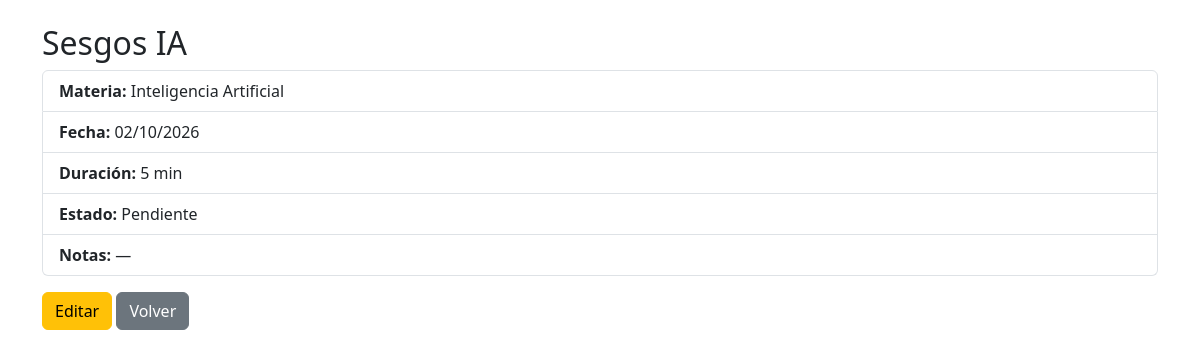
Screenshot of /3/ (signed in) with the database file from the repository.
### modulo/models.py (models this page shows, shortened)
class SesionEstudio(models.Model):
    usuario = models.ForeignKey(User, on_delete=models.CASCADE, related_name='sesiones')
    titulo = models.CharField(max_length=100)
    materia = models.CharField(max_length=60)
    fecha = models.DateField()
    duracion_minutos = models.PositiveIntegerField(
        validators=[MinValueValidator(5), MaxValueValidator(600)]
    )
    completada = models.BooleanField(default=False)
    notas = models.TextField(blank=True)
    class Meta:
        ordering = ['-fecha', '-id']

### modulo/views.py (the view)
# urls.py: path('<int:pk>/', views.sesion_detalle, name='sesion_detalle'),
@login_required
def sesion_detalle(request, pk):
    sesion = get_object_or_404(SesionEstudio, pk=pk, usuario=request.user)
    return render(request, 'sesion_detalle.html', {'sesion': sesion})

### modulo/templates/sesion_detalle.html
{% extends 'base.html' %}
{% block content %}
<h2>{{ sesion.titulo }}</h2>
<ul class="list-group mb-3">
    <li class="list-group-item"><b>Materia:</b> {{ sesion.materia }}</li>
    <li class="list-group-item"><b>Fecha:</b> {{ sesion.fecha|date:"d/m/Y" }}</li>
    <li class="list-group-item"><b>Duración:</b> {{ sesion.duracion_minutos }} min</li>
    <li class="list-group-item"><b>Estado:</b> {% if sesion.completada %}Completada{% else %}Pendiente{% endif %}</li>
    <li class="list-group-item"><b>Notas:</b> {{ sesion.notas|default:"—" }}</li>
</ul>
<a href="{% url 'sesion_editar' sesion.pk %}" class="btn btn-warning">Editar</a>
<a href="{% url 'sesion_lista' %}" class="btn btn-secondary">Volver</a>
{% endblock %}

### rows the page displays
SesionEstudio: titulo "Sesgos IA", materia "Inteligencia Artificial", fecha "02/10/2026", duracion_minutos "5", notas "—"
